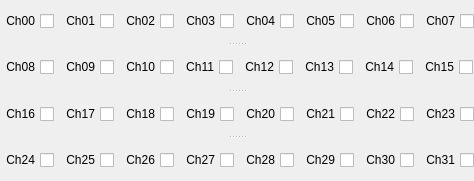
  <widget class="QSplitter" name="splitter_2">
   <property name="geometry">
    <rect>
     <x>10</x>
     <y>440</y>
     <width>461</width>
     <height>181</height>
    </rect>
   </property>
   <property name="orientation">
    <enum>Qt::Vertical</enum>
   </property>
   <widget class="QWidget" name="horizontalLayoutWidget_5">
    <layout class="QHBoxLayout" name="horizontalLayout_5">
     <item>
      <widget class="QECheckBox" name="qecheckbox_5">
       <property name="sizePolicy">
        <sizepolicy hsizetype="Maximum" vsizetype="Maximum">
         <horstretch>0</horstretch>
         <verstretch>0</verstretch>
        </sizepolicy>
       </property>
       <property name="acceptDrops">
        <bool>false</bool>
       </property>
       <property name="layoutDirection">
        <enum>Qt::RightToLeft</enum>
       </property>
       <property name="text">
        <string>Ch00</string>
       </property>
       <property name="iconSize">
        <size>
         <width>24</width>
         <height>24</height>
        </size>
       </property>
       <property name="variable" stdset="0">
        <string>CDMS-Tester:PXI-DO:Output0</string>
       </property>
      </widget>
     </item>
     <item>
      <widget class="QECheckBox" name="qecheckbox_2">
       <property name="sizePolicy">
        <sizepolicy hsizetype="Maximum" vsizetype="Maximum">
         <horstretch>0</horstretch>
         <verstretch>0</verstretch>
        </sizepolicy>
       </property>
       <property name="acceptDrops">
        <bool>false</bool>
       </property>
       <property name="layoutDirection">
        <enum>Qt::RightToLeft</enum>
       </property>
       <property name="text">
        <string>Ch01</string>
       </property>
       <property name="iconSize">
        <size>
         <width>24</width>
         <height>24</height>
        </size>
       </property>
       <property name="variable" stdset="0">
        <string>CDMS-Tester:PXI-DO:Output1</string>
       </property>
      </widget>
     </item>
     <item>
      <widget class="QECheckBox" name="qecheckbox_7">
       <property name="sizePolicy">
        <sizepolicy hsizetype="Maximum" vsizetype="Maximum">
         <horstretch>0</horstretch>
         <verstretch>0</verstretch>
        </sizepolicy>
       </property>
       <property name="acceptDrops">
        <bool>false</bool>
       </property>
       <property name="layoutDirection">
        <enum>Qt::RightToLeft</enum>
       </property>
       <property name="text">
        <string>Ch02</string>
       </property>
       <property name="iconSize">
        <size>
         <width>24</width>
         <height>24</height>
        </size>
       </property>
       <property name="variable" stdset="0">
        <string>CDMS-Tester:PXI-DO:Output2</string>
       </property>
      </widget>
     </item>
     <item>
      <widget class="QECheckBox" name="qecheckbox_4">
       <property name="sizePolicy">
        <sizepolicy hsizetype="Maximum" vsizetype="Maximum">
         <horstretch>0</horstretch>
         <verstretch>0</verstretch>
        </sizepolicy>
       </property>
       <property name="acceptDrops">
        <bool>false</bool>
       </property>
       <property name="layoutDirection">
        <enum>Qt::RightToLeft</enum>
       </property>
       <property name="text">
        <string>Ch03</string>
       </property>
       <property name="iconSize">
        <size>
         <width>24</width>
         <height>24</height>
        </size>
       </property>
       <property name="variable" stdset="0">
        <string>CDMS-Tester:PXI-DO:Output3</string>
       </property>
      </widget>
     </item>
     <item>
      <widget class="QECheckBox" name="qecheckbox_3">
       <property name="sizePolicy">
        <sizepolicy hsizetype="Maximum" vsizetype="Maximum">
         <horstretch>0</horstretch>
         <verstretch>0</verstretch>
        </sizepolicy>
       </property>
       <property name="acceptDrops">
        <bool>false</bool>
       </property>
       <property name="layoutDirection">
        <enum>Qt::RightToLeft</enum>
       </property>
       <property name="text">
        <string>Ch04</string>
       </property>
       <property name="iconSize">
        <size>
         <width>24</width>
         <height>24</height>
        </size>
       </property>
       <property name="variable" stdset="0">
        <string>CDMS-Tester:PXI-DO:Output4</string>
       </property>
      </widget>
     </item>
     <item>
      <widget class="QECheckBox" name="qecheckbox">
       <property name="sizePolicy">
        <sizepolicy hsizetype="Maximum" vsizetype="Maximum">
         <horstretch>0</horstretch>
         <verstretch>0</verstretch>
        </sizepolicy>
       </property>
       <property name="acceptDrops">
        <bool>false</bool>
       </property>
       <property name="layoutDirection">
        <enum>Qt::RightToLeft</enum>
       </property>
       <property name="text">
        <string>Ch05</string>
       </property>
       <property name="iconSize">
        <size>
         <width>24</width>
         <height>24</height>
        </size>
       </property>
       <property name="variable" stdset="0">
        <string>CDMS-Tester:PXI-DO:Output5</string>
       </property>
      </widget>
     </item>
     <item>
      <widget class="QECheckBox" name="qecheckbox_6">
       <property name="sizePolicy">
        <sizepolicy hsizetype="Maximum" vsizetype="Maximum">
         <horstretch>0</horstretch>
         <verstretch>0</verstretch>
        </sizepolicy>
       </property>
       <property name="acceptDrops">
        <bool>false</bool>
       </property>
       <property name="layoutDirection">
        <enum>Qt::RightToLeft</enum>
       </property>
       <property name="text">
        <string>Ch06</string>
       </property>
       <property name="iconSize">
        <size>
         <width>24</width>
         <height>24</height>
        </size>
       </property>
       <property name="variable" stdset="0">
        <string>CDMS-Tester:PXI-DO:Output6</string>
       </property>
      </widget>
     </item>
     <item>
      <widget class="QECheckBox" name="qecheckbox_8">
       <property name="sizePolicy">
        <sizepolicy hsizetype="Maximum" vsizetype="Maximum">
         <horstretch>0</horstretch>
         <verstretch>0</verstretch>
        </sizepolicy>
       </property>
       <property name="acceptDrops">
        <bool>false</bool>
       </property>
       <property name="layoutDirection">
        <enum>Qt::RightToLeft</enum>
       </property>
       <property name="text">
        <string>Ch07</string>
       </property>
       <property name="iconSize">
        <size>
         <width>24</width>
         <height>24</height>
        </size>
       </property>
       <property name="variable" stdset="0">
        <string>CDMS-Tester:PXI-DO:Output7</string>
       </property>
      </widget>
     </item>
    </layout>
   </widget>
   <widget class="QWidget" name="horizontalLayoutWidget_6">
    <layout class="QHBoxLayout" name="horizontalLayout_6">
     <item>
      <widget class="QECheckBox" name="qecheckbox_9">
       <property name="sizePolicy">
        <sizepolicy hsizetype="Maximum" vsizetype="Maximum">
         <horstretch>0</horstretch>
         <verstretch>0</verstretch>
        </sizepolicy>
       </property>
       <property name="acceptDrops">
        <bool>false</bool>
       </property>
       <property name="layoutDirection">
        <enum>Qt::RightToLeft</enum>
       </property>
       <property name="text">
        <string>Ch08</string>
       </property>
       <property name="iconSize">
        <size>
         <width>24</width>
         <height>24</height>
        </size>
       </property>
       <property name="variable" stdset="0">
        <string>CDMS-Tester:PXI-DO:Output8</string>
       </property>
      </widget>
     </item>
     <item>
      <widget class="QECheckBox" name="qecheckbox_10">
       <property name="sizePolicy">
        <sizepolicy hsizetype="Maximum" vsizetype="Maximum">
         <horstretch>0</horstretch>
         <verstretch>0</verstretch>
        </sizepolicy>
       </property>
       <property name="acceptDrops">
        <bool>false</bool>
       </property>
       <property name="layoutDirection">
        <enum>Qt::RightToLeft</enum>
       </property>
       <property name="text">
        <string>Ch09</string>
       </property>
       <property name="iconSize">
        <size>
         <width>24</width>
         <height>24</height>
        </size>
       </property>
       <property name="variable" stdset="0">
        <string>CDMS-Tester:PXI-DO:Output9</string>
       </property>
      </widget>
     </item>
     <item>
      <widget class="QECheckBox" name="qecheckbox_11">
       <property name="sizePolicy">
        <sizepolicy hsizetype="Maximum" vsizetype="Maximum">
         <horstretch>0</horstretch>
         <verstretch>0</verstretch>
        </sizepolicy>
       </property>
       <property name="acceptDrops">
        <bool>false</bool>
       </property>
       <property name="layoutDirection">
        <enum>Qt::RightToLeft</enum>
       </property>
       <property name="text">
        <string>Ch10</string>
       </property>
       <property name="iconSize">
        <size>
         <width>24</width>
         <height>24</height>
        </size>
       </property>
       <property name="variable" stdset="0">
        <string>CDMS-Tester:PXI-DO:Output10</string>
       </property>
      </widget>
     </item>
     <item>
      <widget class="QECheckBox" name="qecheckbox_12">
       <property name="sizePolicy">
        <sizepolicy hsizetype="Maximum" vsizetype="Maximum">
         <horstretch>0</horstretch>
         <verstretch>0</verstretch>
        </sizepolicy>
       </property>
       <property name="acceptDrops">
        <bool>false</bool>
       </property>
       <property name="layoutDirection">
        <enum>Qt::RightToLeft</enum>
       </property>
       <property name="text">
        <string>Ch11</string>
       </property>
       <property name="iconSize">
        <size>
         <width>24</width>
         <height>24</height>
        </size>
       </property>
       <property name="variable" stdset="0">
        <string>CDMS-Tester:PXI-DO:Output11</string>
       </property>
      </widget>
     </item>
     <item>
      <widget class="QECheckBox" name="qecheckbox_13">
       <property name="sizePolicy">
        <sizepolicy hsizetype="Maximum" vsizetype="Maximum">
         <horstretch>0</horstretch>
         <verstretch>0</verstretch>
        </sizepolicy>
       </property>
       <property name="acceptDrops">
        <bool>false</bool>
       </property>
       <property name="layoutDirection">
        <enum>Qt::RightToLeft</enum>
       </property>
       <property name="text">
        <string>Ch12</string>
       </property>
       <property name="iconSize">
        <size>
         <width>24</width>
         <height>24</height>
        </size>
       </property>
       <property name="variable" stdset="0">
        <string>CDMS-Tester:PXI-DO:Output12</string>
       </property>
      </widget>
     </item>
     <item>
      <widget class="QECheckBox" name="qecheckbox_14">
       <property name="sizePolicy">
        <sizepolicy hsizetype="Maximum" vsizetype="Maximum">
         <horstretch>0</horstretch>
         <verstretch>0</verstretch>
        </sizepolicy>
       </property>
       <property name="acceptDrops">
        <bool>false</bool>
       </property>
       <property name="layoutDirection">
        <enum>Qt::RightToLeft</enum>
       </property>
       <property name="text">
        <string>Ch13</string>
       </property>
       <property name="iconSize">
        <size>
         <width>24</width>
         <height>24</height>
        </size>
       </property>
       <property name="variable" stdset="0">
        <string>CDMS-Tester:PXI-DO:Output13</string>
       </property>
      </widget>
     </item>
     <item>
      <widget class="QECheckBox" name="qecheckbox_15">
       <property name="sizePolicy">
        <sizepolicy hsizetype="Maximum" vsizetype="Maximum">
         <horstretch>0</horstretch>
         <verstretch>0</verstretch>
        </sizepolicy>
       </property>
       <property name="acceptDrops">
        <bool>false</bool>
       </property>
       <property name="layoutDirection">
        <enum>Qt::RightToLeft</enum>
       </property>
       <property name="text">
        <string>Ch14</string>
       </property>
       <property name="iconSize">
        <size>
         <width>24</width>
         <height>24</height>
        </size>
       </property>
       <property name="variable" stdset="0">
        <string>CDMS-Tester:PXI-DO:Output14</string>
       </property>
      </widget>
     </item>
     <item>
      <widget class="QECheckBox" name="qecheckbox_16">
       <property name="sizePolicy">
        <sizepolicy hsizetype="Maximum" vsizetype="Maximum">
         <horstretch>0</horstretch>
         <verstretch>0</verstretch>
        </sizepolicy>
       </property>
       <property name="acceptDrops">
        <bool>false</bool>
       </property>
       <property name="layoutDirection">
        <enum>Qt::RightToLeft</enum>
       </property>
       <property name="text">
        <string>Ch15</string>
       </property>
       <property name="iconSize">
        <size>
         <width>24</width>
         <height>24</height>
        </size>
       </property>
       <property name="variable" stdset="0">
        <string>CDMS-Tester:PXI-DO:Output15</string>
       </property>
      </widget>
     </item>
    </layout>
   </widget>
   <widget class="QWidget" name="horizontalLayoutWidget_7">
    <layout class="QHBoxLayout" name="horizontalLayout_7">
     <item>
      <widget class="QECheckBox" name="qecheckbox_17">
       <property name="sizePolicy">
        <sizepolicy hsizetype="Maximum" vsizetype="Maximum">
         <horstretch>0</horstretch>
         <verstretch>0</verstretch>
        </sizepolicy>
       </property>
       <property name="acceptDrops">
        <bool>false</bool>
       </property>
       <property name="layoutDirection">
        <enum>Qt::RightToLeft</enum>
       </property>
       <property name="text">
        <string>Ch16</string>
       </property>
       <property name="iconSize">
        <size>
         <width>24</width>
         <height>24</height>
        </size>
       </property>
       <property name="variable" stdset="0">
        <string>CDMS-Tester:PXI-DO:Output16</string>
       </property>
      </widget>
     </item>
     <item>
      <widget class="QECheckBox" name="qecheckbox_18">
       <property name="sizePolicy">
        <sizepolicy hsizetype="Maximum" vsizetype="Maximum">
         <horstretch>0</horstretch>
         <verstretch>0</verstretch>
        </sizepolicy>
       </property>
       <property name="acceptDrops">
        <bool>false</bool>
       </property>
       <property name="layoutDirection">
        <enum>Qt::RightToLeft</enum>
       </property>
       <property name="text">
        <string>Ch17</string>
       </property>
       <property name="iconSize">
        <size>
         <width>24</width>
         <height>24</height>
        </size>
       </property>
       <property name="variable" stdset="0">
        <string>CDMS-Tester:PXI-DO:Output17</string>
       </property>
      </widget>
     </item>
     <item>
      <widget class="QECheckBox" name="qecheckbox_19">
       <property name="sizePolicy">
        <sizepolicy hsizetype="Maximum" vsizetype="Maximum">
         <horstretch>0</horstretch>
         <verstretch>0</verstretch>
        </sizepolicy>
       </property>
       <property name="acceptDrops">
        <bool>false</bool>
       </property>
       <property name="layoutDirection">
        <enum>Qt::RightToLeft</enum>
       </property>
       <property name="text">
        <string>Ch18</string>
       </property>
       <property name="iconSize">
        <size>
         <width>24</width>
         <height>24</height>
        </size>
       </property>
       <property name="variable" stdset="0">
        <string>CDMS-Tester:PXI-DO:Output18</string>
       </property>
      </widget>
     </item>
     <item>
      <widget class="QECheckBox" name="qecheckbox_20">
       <property name="sizePolicy">
        <sizepolicy hsizetype="Maximum" vsizetype="Maximum">
         <horstretch>0</horstretch>
         <verstretch>0</verstretch>
        </sizepolicy>
       </property>
       <property name="acceptDrops">
        <bool>false</bool>
       </property>
       <property name="layoutDirection">
        <enum>Qt::RightToLeft</enum>
       </property>
       <property name="text">
        <string>Ch19</string>
       </property>
       <property name="iconSize">
        <size>
         <width>24</width>
         <height>24</height>
        </size>
       </property>
       <property name="variable" stdset="0">
        <string>CDMS-Tester:PXI-DO:Output19</string>
       </property>
      </widget>
     </item>
     <item>
      <widget class="QECheckBox" name="qecheckbox_21">
       <property name="sizePolicy">
        <sizepolicy hsizetype="Maximum" vsizetype="Maximum">
         <horstretch>0</horstretch>
         <verstretch>0</verstretch>
        </sizepolicy>
       </property>
       <property name="acceptDrops">
        <bool>false</bool>
       </property>
       <property name="layoutDirection">
        <enum>Qt::RightToLeft</enum>
       </property>
       <property name="text">
        <string>Ch20</string>
       </property>
       <property name="iconSize">
        <size>
         <width>24</width>
         <height>24</height>
        </size>
       </property>
       <property name="variable" stdset="0">
        <string>CDMS-Tester:PXI-DO:Output20</string>
       </property>
      </widget>
     </item>
     <item>
      <widget class="QECheckBox" name="qecheckbox_22">
       <property name="sizePolicy">
        <sizepolicy hsizetype="Maximum" vsizetype="Maximum">
         <horstretch>0</horstretch>
         <verstretch>0</verstretch>
        </sizepolicy>
       </property>
       <property name="acceptDrops">
        <bool>false</bool>
       </property>
       <property name="layoutDirection">
        <enum>Qt::RightToLeft</enum>
       </property>
       <property name="text">
        <string>Ch21</string>
       </property>
       <property name="iconSize">
        <size>
         <width>24</width>
         <height>24</height>
        </size>
       </property>
       <property name="variable" stdset="0">
        <string>CDMS-Tester:PXI-DO:Output21</string>
       </property>
      </widget>
     </item>
     <item>
      <widget class="QECheckBox" name="qecheckbox_23">
       <property name="sizePolicy">
        <sizepolicy hsizetype="Maximum" vsizetype="Maximum">
         <horstretch>0</horstretch>
         <verstretch>0</verstretch>
        </sizepolicy>
       </property>
       <property name="acceptDrops">
        <bool>false</bool>
       </property>
       <property name="layoutDirection">
        <enum>Qt::RightToLeft</enum>
       </property>
       <property name="text">
        <string>Ch22</string>
       </property>
       <property name="iconSize">
        <size>
         <width>24</width>
         <height>24</height>
        </size>
       </property>
       <property name="variable" stdset="0">
        <string>CDMS-Tester:PXI-DO:Output22</string>
       </property>
      </widget>
     </item>
     <item>
      <widget class="QECheckBox" name="qecheckbox_24">
       <property name="sizePolicy">
        <sizepolicy hsizetype="Maximum" vsizetype="Maximum">
         <horstretch>0</horstretch>
         <verstretch>0</verstretch>
        </sizepolicy>
       </property>
       <property name="acceptDrops">
        <bool>false</bool>
       </property>
       <property name="layoutDirection">
        <enum>Qt::RightToLeft</enum>
       </property>
       <property name="text">
        <string>Ch23</string>
       </property>
       <property name="iconSize">
        <size>
         <width>24</width>
         <height>24</height>
        </size>
       </property>
       <property name="variable" stdset="0">
        <string>CDMS-Tester:PXI-DO:Output23</string>
       </property>
      </widget>
     </item>
    </layout>
   </widget>
   <widget class="QWidget" name="horizontalLayoutWidget_8">
    <layout class="QHBoxLayout" name="horizontalLayout_8">
     <item>
      <widget class="QECheckBox" name="qecheckbox_25">
       <property name="sizePolicy">
        <sizepolicy hsizetype="Maximum" vsizetype="Maximum">
         <horstretch>0</horstretch>
         <verstretch>0</verstretch>
        </sizepolicy>
       </property>
       <property name="acceptDrops">
        <bool>false</bool>
       </property>
       <property name="layoutDirection">
        <enum>Qt::RightToLeft</enum>
       </property>
       <property name="text">
        <string>Ch24</string>
       </property>
       <property name="iconSize">
        <size>
         <width>24</width>
         <height>24</height>
        </size>
       </property>
       <property name="variable" stdset="0">
        <string>CDMS-Tester:PXI-DO:Output24</string>
       </property>
      </widget>
     </item>
     <item>
      <widget class="QECheckBox" name="qecheckbox_26">
       <property name="sizePolicy">
        <sizepolicy hsizetype="Maximum" vsizetype="Maximum">
         <horstretch>0</horstretch>
         <verstretch>0</verstretch>
        </sizepolicy>
       </property>
       <property name="acceptDrops">
        <bool>false</bool>
       </property>
       <property name="layoutDirection">
        <enum>Qt::RightToLeft</enum>
       </property>
       <property name="text">
        <string>Ch25</string>
       </property>
       <property name="iconSize">
        <size>
         <width>24</width>
         <height>24</height>
        </size>
       </property>
       <property name="variable" stdset="0">
        <string>CDMS-Tester:PXI-DO:Output25</string>
       </property>
      </widget>
     </item>
     <item>
      <widget class="QECheckBox" name="qecheckbox_27">
       <property name="sizePolicy">
        <sizepolicy hsizetype="Maximum" vsizetype="Maximum">
         <horstretch>0</horstretch>
         <verstretch>0</verstretch>
        </sizepolicy>
       </property>
       <property name="acceptDrops">
        <bool>false</bool>
       </property>
       <property name="layoutDirection">
        <enum>Qt::RightToLeft</enum>
       </property>
       <property name="text">
        <string>Ch26</string>
       </property>
       <property name="iconSize">
        <size>
         <width>24</width>
         <height>24</height>
        </size>
       </property>
       <property name="variable" stdset="0">
        <string>CDMS-Tester:PXI-DO:Output26</string>
       </property>
      </widget>
     </item>
     <item>
      <widget class="QECheckBox" name="qecheckbox_28">
       <property name="sizePolicy">
        <sizepolicy hsizetype="Maximum" vsizetype="Maximum">
         <horstretch>0</horstretch>
         <verstretch>0</verstretch>
        </sizepolicy>
       </property>
       <property name="acceptDrops">
        <bool>false</bool>
       </property>
       <property name="layoutDirection">
        <enum>Qt::RightToLeft</enum>
       </property>
       <property name="text">
        <string>Ch27</string>
       </property>
       <property name="iconSize">
        <size>
         <width>24</width>
         <height>24</height>
        </size>
       </property>
       <property name="variable" stdset="0">
        <string>CDMS-Tester:PXI-DO:Output27</string>
       </property>
      </widget>
     </item>
     <item>
      <widget class="QECheckBox" name="qecheckbox_29">
       <property name="sizePolicy">
        <sizepolicy hsizetype="Maximum" vsizetype="Maximum">
         <horstretch>0</horstretch>
         <verstretch>0</verstretch>
        </sizepolicy>
       </property>
       <property name="acceptDrops">
        <bool>false</bool>
       </property>
       <property name="layoutDirection">
        <enum>Qt::RightToLeft</enum>
       </property>
       <property name="text">
        <string>Ch28</string>
       </property>
       <property name="iconSize">
        <size>
         <width>24</width>
         <height>24</height>
        </size>
       </property>
       <property name="variable" stdset="0">
        <string>CDMS-Tester:PXI-DO:Output28</string>
       </property>
      </widget>
     </item>
     <item>
      <widget class="QECheckBox" name="qecheckbox_30">
       <property name="sizePolicy">
        <sizepolicy hsizetype="Maximum" vsizetype="Maximum">
         <horstretch>0</horstretch>
         <verstretch>0</verstretch>
        </sizepolicy>
       </property>
       <property name="acceptDrops">
        <bool>false</bool>
       </property>
       <property name="layoutDirection">
        <enum>Qt::RightToLeft</enum>
       </property>
       <property name="text">
        <string>Ch29</string>
       </property>
       <property name="iconSize">
        <size>
         <width>24</width>
         <height>24</height>
        </size>
       </property>
       <property name="variable" stdset="0">
        <string>CDMS-Tester:PXI-DO:Output29</string>
       </property>
      </widget>
     </item>
     <item>
      <widget class="QECheckBox" name="qecheckbox_31">
       <property name="sizePolicy">
        <sizepolicy hsizetype="Maximum" vsizetype="Maximum">
         <horstretch>0</horstretch>
         <verstretch>0</verstretch>
        </sizepolicy>
       </property>
       <property name="acceptDrops">
        <bool>false</bool>
       </property>
       <property name="layoutDirection">
        <enum>Qt::RightToLeft</enum>
       </property>
       <property name="text">
        <string>Ch30</string>
       </property>
       <property name="iconSize">
        <size>
         <width>24</width>
         <height>24</height>
        </size>
       </property>
       <property name="variable" stdset="0">
        <string>CDMS-Tester:PXI-DO:Output30</string>
       </property>
      </widget>
     </item>
     <item>
      <widget class="QECheckBox" name="qecheckbox_32">
       <property name="sizePolicy">
        <sizepolicy hsizetype="Maximum" vsizetype="Maximum">
         <horstretch>0</horstretch>
         <verstretch>0</verstretch>
        </sizepolicy>
       </property>
       <property name="acceptDrops">
        <bool>false</bool>
       </property>
       <property name="layoutDirection">
        <enum>Qt::RightToLeft</enum>
       </property>
       <property name="text">
        <string>Ch31</string>
       </property>
       <property name="iconSize">
        <size>
         <width>24</width>
         <height>24</height>
        </size>
       </property>
       <property name="variable" stdset="0">
        <string>CDMS-Tester:PXI-DO:Output31</string>
       </property>
      </widget>
     </item>
    </layout>
   </widget>
  </widget>
